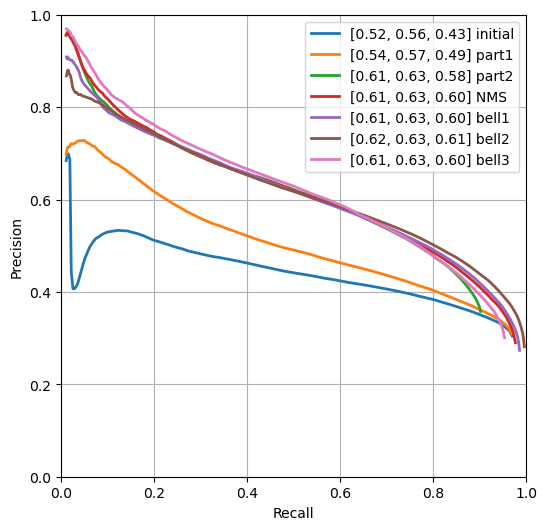

Write the Python code that produced this figure.
# Code from Saurabh Gupta
from absl import app, flags
import os, sys, numpy as np, cv2
import matplotlib
matplotlib.use('Agg')
from matplotlib import pyplot as plt

FLAGS = flags.FLAGS
flags.DEFINE_list('dirs', ['output/demo'], 
                  'List of directories to read metrics from')
flags.DEFINE_list('names', ['given-code'], 
                  'Legends')
flags.DEFINE_string('out_file_name', 'plot',
                    'File to save plots to')

def display_results(ax, name, threshold, precision, recall, f1, best_f1, area_pr):
  out_keys = [threshold, f1, best_f1, area_pr]
  out_name = ['threshold', 'overall max F1 score', 'average max F1 score', 'AP']
  for k, n in zip(out_keys, out_name):
    print('{:>24s}: {:<10.6f}'.format(n, k))
  label_str = '[{:0.2f}, {:0.2f}, {:0.2f}] {:s}'.format(
    f1, best_f1, area_pr, name)
  ax.plot(recall, precision, lw=2, label=label_str)
  ax.set_xlim([0,1])
  ax.set_ylim([0,1])
  ax.grid(True)
  ax.legend()
  ax.set_xlabel('Recall')
  ax.set_ylabel('Precision')


def main(_):
  plt.set_cmap('Set2')
  fig = plt.figure(figsize=(6,6))
  ax = fig.gca()
  
  with open(FLAGS.out_file_name + '.txt', 'wt') as f:
    for name, directory in zip(FLAGS.names, FLAGS.dirs):
      print(name)
      data = np.load(os.path.join(directory, 'metrics.npz'))
      display_results(ax, name, data['threshold'], data['precision'],
                      data['recall'], data['f1'], data['best_f1'],
                      data['area_pr'])
      runtime = data['runtime']
      str_ = '== {:>21s}: {:.6f}, {:.6f}, {:<.6f}, {:<.6f}'.format(
        name, data['f1'], data['best_f1'], data['area_pr'], runtime)
      print(str_)
      f.write(str_ + '\n')
  
  fig.savefig(FLAGS.out_file_name + '.pdf', bbox_inches='tight')
  fig.savefig(FLAGS.out_file_name + '.png', bbox_inches='tight')

if __name__ == '__main__':
  app.run(main)
